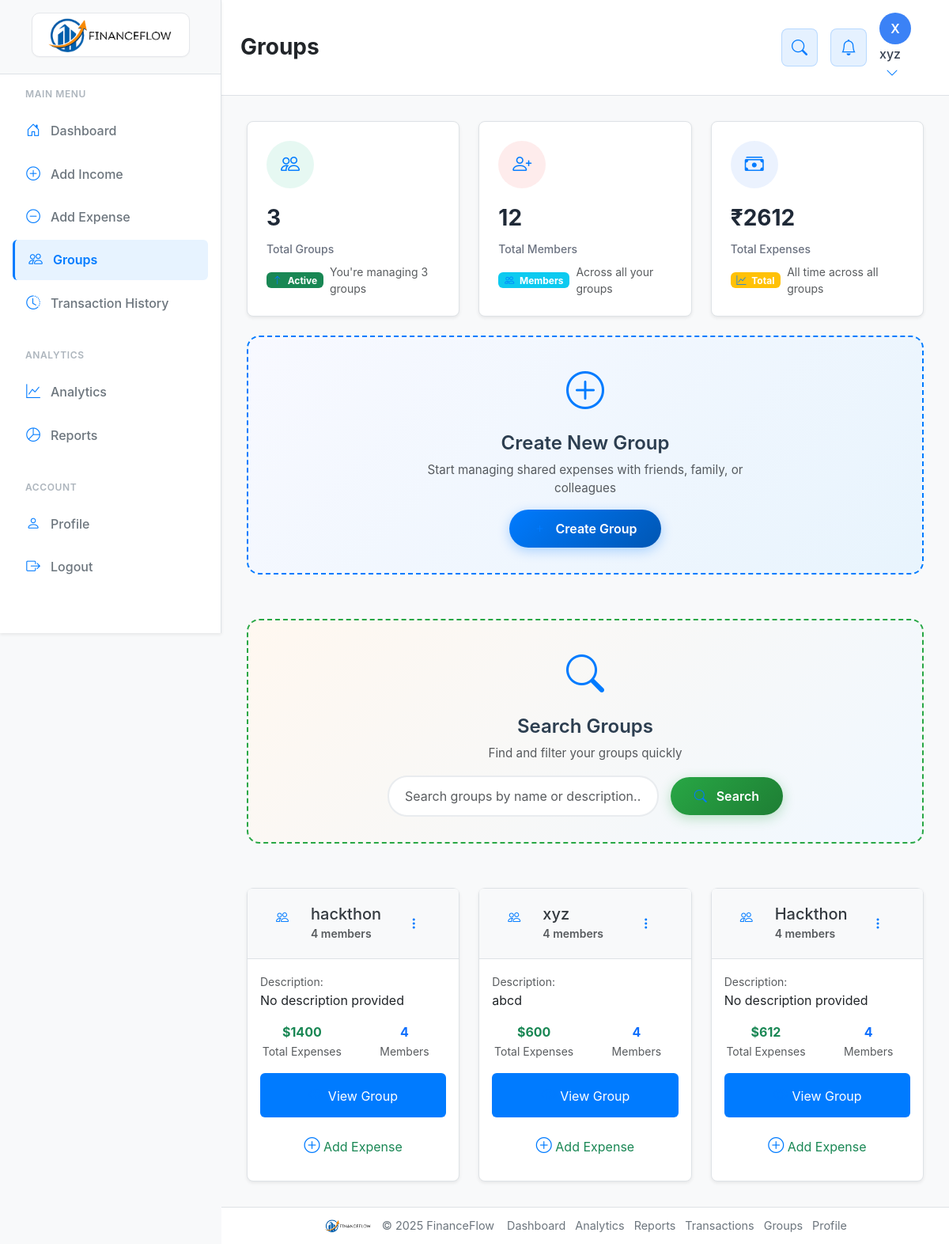
The app's page /groups/ (signed in) with its own data.
### project_app/models.py (models this page shows, shortened)
class Registration(models.Model):
    name=models.CharField(max_length=50)
    email=models.EmailField()
    phone_no=models.CharField(max_length=10)
    password=models.CharField(max_length=128)
    address=models.TextField()

class Group(models.Model):
    GROUP_TYPE_CHOICES = [
        ('trip', 'Trip'),
        ('home', 'Home'),
        ('friends', 'Friends'),
        ('work', 'Work'),
        ('other', 'Other'),
    ]
    name = models.CharField(max_length=100)
    description = models.TextField(blank=True, null=True)
    group_type = models.CharField(max_length=20, choices=GROUP_TYPE_CHOICES, default='other')
    created_by = models.ForeignKey(Registration, on_delete=models.CASCADE, related_name='created_groups')
    members = models.ManyToManyField(Registration, through='GroupMember', related_name='joined_groups')
    created_at = models.DateTimeField(auto_now_add=True)
    updated_at = models.DateTimeField(auto_now=True)

### project_app/views.py (the view)
# urls.py: path('groups/', groups, name='groups'),
@login_required
def groups(request):
    user = Registration.objects.get(email=request.session['entry_email'])
    user_groups = Group.objects.filter(members=user)
    created_groups = Group.objects.filter(created_by=user)
    all_groups = list(user_groups) + list(created_groups)
    unique_groups = list({group.id: group for group in all_groups}.values())
    total_groups = len(unique_groups)
    total_members = 0
    for group in unique_groups:
        total_members += group.members.count()
    total_group_expenses = 0
    group_expenses_dict = {}
    for group in unique_groups:
        group_expenses = GroupExpense.objects.filter(group=group).aggregate(total=Sum('amount'))['total'] or 0
        total_group_expenses += group_expenses
        group_expenses_dict[group.id] = group_expenses
    pending_settlements = 0
    for group in unique_groups:
        group_expenses = GroupExpense.objects.filter(group=group)
        for expense in group_expenses:
            included_count = expense.included_members.count()
            if included_count > 0:
                per_person_amount = expense.amount / included_count
                if expense.paid_by not in expense.included_members.all():
                    pending_settlements += per_person_amount
    context = {
        'groups': unique_groups,
        'user': user,
        'total_groups': total_groups,
        'total_members': total_members,
        'total_group_expenses': total_group_expenses,
        'pending_settlements': pending_settlements,
        'group_expenses_dict': group_expenses_dict
    }
    return render(request, 'groups/groups.html', context)

### project_app/templatetags/math_filters.py (called while the page is built)
@register.filter
def multiply(value, arg):
    try:
        return float(value) * float(arg)
    except (ValueError, TypeError):
        return value

@register.filter
def dict_get(mapping, key):
    try:
        return mapping.get(key, '')
    except Exception:
        return ''

### project_app/views.py (called while the page is built)
def login_required(view_func):
    @wraps(view_func)
    def wrapper(request, *args, **kwargs):
        if 'entry_email' not in request.session:
            return redirect('login')
        return view_func(request, *args, **kwargs)
    return wrapper

### project_app/templates/groups/groups.html (shortened to what this page needs)
{% extends '../base.html' %}
{% load math_filters %}
{% block content %}
<div class="content-header">
    <h1 class="page-title">Groups</h1>
    <div class="header-actions" style="margin-left: auto; padding-right: 24px;">
        <button class="search-btn" title="Search">
            <i class="bi bi-search"></i>
        </button>
        <button class="notification-btn" title="Notifications">
            <i class="bi bi-bell"></i>
        </button>
        <div class="user-profile dropdown">
            <div class="user-info" data-bs-toggle="dropdown" aria-expanded="false" style="cursor: pointer;">
                <div class="user-avatar">{{ user.name|first|upper }}</div>
                <div class="user-name">{{ user.name }}</div>
                <i class="bi bi-chevron-down ms-2"></i>
            </div>
        </div>
    </div>
</div>
<div class="content-body">
    <div class="row g-4 mb-4">
        <div class="col-lg-4 col-md-6">
            <div class="stats-card">
                <div class="stat-icon income-icon">
                    <i class="bi bi-people"></i>
                </div>
                <div class="stat-value">{{ total_groups|default:"0" }}</div>
                <div class="stat-label">Total Groups</div>
                <div class="d-flex align-items-center mt-2">
                    <span class="badge bg-success me-2">
                        <i class="bi bi-arrow-up me-1"></i>
                        Active
                    </span>
                    <small class="text-muted">You're managing {{ total_groups|default:"0" }} groups</small>
                </div>
            </div>
        </div>
        <div class="col-lg-4 col-md-6">
            <div class="stats-card">
                <div class="stat-icon expense-icon">
                    <i class="bi bi-person-plus"></i>
                </div>
                <div class="stat-value">{{ total_members|default:"0" }}</div>
                <div class="stat-label">Total Members</div>
                <div class="d-flex align-items-center mt-2">
                    <span class="badge bg-info me-2">
                        <i class="bi bi-people me-1"></i>
                        Members
                    </span>
                    <small class="text-muted">Across all your groups</small>
                </div>
            </div>
        </div>
        <div class="col-lg-4 col-md-6">
            <div class="stats-card">
                <div class="stat-icon balance-icon">
                    <i class="bi bi-cash-stack"></i>
                </div>
                <div class="stat-value">₹{{ total_group_expenses|default:"0" }}</div>
                <div class="stat-label">Total Expenses</div>
                <div class="d-flex align-items-center mt-2">
                    <span class="badge bg-warning me-2">
                        <i class="bi bi-graph-up me-1"></i>
                        Total
                    </span>
                    <small class="text-muted">All time across all groups</small>
                </div>
            </div>
        </div>
    </div>
    <div class="row mb-4">
        <div class="col-12">
            <div class="add-group-section">
                <div class="add-group-card">
                    <div class="add-group-icon">
                        <i class="bi bi-plus-circle"></i>
                    </div>
                    <div class="add-group-content">
                        <h4>Create New Group</h4>
                        <p class="text-muted mb-3">Start managing shared expenses with friends, family, or colleagues</p>
                        <button class="btn btn-create-group" data-bs-toggle="modal" data-bs-target="#createGroupModal">
                            <i class="bi bi-plus me-2"></i>
                            Create Group
                        </button>
                    </div>
                </div>
            </div>
        </div>
    </div>
    <div class="row mb-4">
        <div class="col-12">
            <div class="search-groups-section">
                <div class="search-groups-card">
                    <div class="search-groups-icon">
                        <i class="bi bi-search"></i>
                    </div>
                    <div class="search-groups-content">
                        <h4>Search Groups</h4>
                        <p class="text-muted mb-3">Find and filter your groups quickly</p>
                        <div class="search-input-container">
                            <input type="text" class="form-control search-input" id="groupSearch" placeholder="Search groups by name or description...">
                            <button class="btn btn-search-groups" type="button">
                                <i class="bi bi-search me-2"></i>
                                Search
                            </button>
                        </div>
                    </div>
                </div>
            </div>
        </div>
    </div>
    <div class="row g-4">
        {% for group in groups %}
        <div class="col-lg-6 col-xl-4">
            <div class="card fade-in-up" style="animation-delay: {{ forloop.counter|add:'-1'|multiply:0.1 }}s;">
                <div class="card-header d-flex justify-content-between align-items-center">
                    <div class="d-flex align-items-center">
                        <div class="stat-icon balance me-3" style="width: 40px; height: 40px; font-size: 1rem;">
                            <i class="bi bi-people"></i>
                        </div>
                        <div>
                            <h5 class="mb-0">{{ group.name }}</h5>
                            <small class="text-muted">{{ group.members.count }} members</small>
                        </div>
                    </div>
                    <div class="dropdown">
                        <button class="btn btn-sm btn-outline-secondary" type="button" data-bs-toggle="dropdown">
                            <i class="bi bi-three-dots-vertical"></i>
                        </button>
                    </div>
                </div>
                <div class="card-body">
                    <div class="mb-3">
                        <small class="text-muted">Description:</small>
                        <p class="mb-0">{{ group.description|default:"No description provided" }}</p>
                    </div>
                                         <div class="row text-center mb-3">
                         <div class="col-6">
                             <div class="fw-bold text-success">${{ group_expenses_dict|dict_get:group.id|default:"0" }}</div>
                             <small class="text-muted">Total Expenses</small>
                         </div>
                         <div class="col-6">
                             <div class="fw-bold text-primary">{{ group.members.count }}</div>
                             <small class="text-muted">Members</small>
                         </div>
                     </div>
                    <div class="d-grid gap-2">
                        <a href="{% url 'group_detail' group.id %}" class="btn btn-primary">
                            <i class="bi bi-eye"></i>
                            View Group
                        </a>
                        <a href="{% url 'add_group_expense' group.id %}" class="btn btn-outline-success">
                            <i class="bi bi-plus-circle"></i>
                            Add Expense
                        </a>
                    </div>
                </div>
            </div>
        </div>
        {% endfor %}
    </div>
</div>
{% endblock %}

### project_app/static/CSS/Style.css (style rules this page uses)
:root { --primary-color: #007bff; --primary-dark: #0056b3; --text-primary: #6c757d; --warning-color: #ffc107; --radius-lg: 0.5rem; --shadow-md: 0 0.125rem 0.25rem rgba(0, 0, 0, 0.075); }
* { margin: 0; padding: 0; box-sizing: border-box; }
a { text-decoration: none !important; list-style: none; transition: all 0.3s ease; }
i { color: var(--primary-color); transition: all 0.3s ease; }
a > i { font-size: 20px; transition: all 0.3s ease; }

### project_app/templates/base.html (style rules this page uses)
body { background-color: #f8f9fa; font-family: -apple-system, BlinkMacSystemFont, 'Segoe UI', Roboto, sans-serif; }
.card { box-shadow: 0 0.125rem 0.25rem rgba(0, 0, 0, 0.075); }
:root { --primary-color: #007bff; --secondary-color: #6c757d; --success-color: #28a745; --danger-color: #dc3545; --warning-color: #ffc107; --info-color: #17a2b8; --light-color: #f8f9fa; --dark-color: #343a40; --white: #ffffff; --gray-100: #f8f9fa; --gray-200: #e9ecef; --gray-300: #dee2e6; --gray-400: #ced4da; --gray-500: #adb5bd; --gray-600: #6c757d; --gray-700: #495057; --gray-800: #343a40; --gray-900: #212529; }
.btn-primary { background-color: var(--primary-color); border-color: var(--primary-color); }
.card-header { background: var(--gray-100); border-bottom: 1px solid var(--gray-300); color: var(--dark-color); font-weight: 600; padding: 0.75rem 1.25rem; }
.form-control { border: 1px solid #ced4da; border-radius: 0.375rem; padding: 0.75rem; font-size: 1rem; line-height: 1.5; background-color: #fff; transition: border-color 0.15s ease-in-out, box-shadow 0.15s ease-in-out; }
.btn { padding: 0.75rem 1.5rem; font-size: 1rem; border-radius: 0.375rem; font-weight: 400; text-align: center; text-decoration: none; display: inline-block; border: 1px solid transparent; transition: color 0.15s ease-in-out, background-color 0.15s ease-in-out, border-color 0.15s ease-in-out, box-shadow 0.15s ease-in-out; }
.content-header { background: #ffffff; padding: 1.5rem 2rem; border-bottom: 1px solid #dee2e6; box-shadow: 0 2px 4px rgba(0,0,0,0.1); margin-bottom: 0; }
.page-title { font-size: 1.75rem; font-weight: 700; color: #212529; margin: 0; }
.content-body { padding: 2rem; background: #f8f9fa; }
.stats-card { background: white; border-radius: 0.5rem; padding: 1.5rem; box-shadow: 0 0.125rem 0.25rem rgba(0, 0, 0, 0.075); border: 1px solid #dee2e6; transition: all 0.15s ease-in-out; height: 100%; }
.card { border: 1px solid #dee2e6; border-radius: 0.5rem; box-shadow: 0 0.125rem 0.25rem rgba(0, 0, 0, 0.075); }
.card-header { background: #f8f9fa; border-bottom: 1px solid #dee2e6; padding: 1rem 1.5rem; font-weight: 600; }
.stat-icon { width: 60px; height: 60px; border-radius: 50%; display: flex; align-items: center; justify-content: center; font-size: 1.5rem; margin-bottom: 1rem; }
.income-icon { background: rgba(16, 185, 129, 0.1); color: #10B981; }
.expense-icon { background: rgba(239, 68, 68, 0.1); color: #EF4444; }
.balance-icon { background: rgba(59, 130, 246, 0.1); color: #3B82F6; }
.stat-value { font-size: 1.75rem; font-weight: 700; color: #1f2937; margin-bottom: 0.5rem; }
.stat-label { font-size: 0.875rem; color: #6b7280; font-weight: 500; }
.fade-in-up { animation: fadeInUp 0.6s ease-out; }
.header-actions { display: flex; align-items: center; gap: 1rem; }
.search-btn, .notification-btn { background: none; border: none; color: #6b7280; font-size: 1.25rem; padding: 0.5rem; border-radius: 0.375rem; transition: all 0.2s; }
.user-profile { display: flex; align-items: center; gap: 0.75rem; cursor: pointer; }
.user-avatar { width: 40px; height: 40px; background: #3b82f6; color: white; border-radius: 50%; display: flex; align-items: center; justify-content: center; font-weight: 600; }
.user-name { font-weight: 500; color: #374151; }

### records on screen
Registration: name|first "X", name "xyz"
Group: name "hackthon", members.count "4", description "No description provided", id "1400"
Group: name "xyz", members.count "4", description "abcd", id "600"
Group: name "Hackthon", members.count "4", description "No description provided", id "612"

### other values on screen
{{ total_groups|default:"0" }} "3"
{{ total_members|default:"0" }} "12"
{{ total_group_expenses|default:"0" }} "2612"
